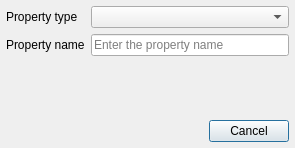
<?xml version="1.0" encoding="UTF-8"?>
<ui version="4.0">
 <class>PropertyCreationDialog</class>
 <widget class="QDialog" name="PropertyCreationDialog">
  <property name="geometry">
   <rect>
    <x>0</x>
    <y>0</y>
    <width>295</width>
    <height>148</height>
   </rect>
  </property>
  <property name="windowTitle">
   <string>Create new property</string>
  </property>
  <layout class="QVBoxLayout" name="verticalLayout">
   <property name="spacing">
    <number>6</number>
   </property>
   <property name="leftMargin">
    <number>6</number>
   </property>
   <property name="topMargin">
    <number>6</number>
   </property>
   <property name="rightMargin">
    <number>6</number>
   </property>
   <property name="bottomMargin">
    <number>6</number>
   </property>
   <item>
    <layout class="QFormLayout" name="formLayout">
     <property name="fieldGrowthPolicy">
      <enum>QFormLayout::AllNonFixedFieldsGrow</enum>
     </property>
     <property name="verticalSpacing">
      <number>6</number>
     </property>
     <item row="0" column="0">
      <widget class="QLabel" name="propertyTypeLabel">
       <property name="text">
        <string>Property type</string>
       </property>
      </widget>
     </item>
     <item row="0" column="1">
      <widget class="QComboBox" name="propertyTypeComboBox">
       <property name="toolTip">
        <string>Select the property type</string>
       </property>
      </widget>
     </item>
     <item row="1" column="0">
      <widget class="QLabel" name="propertyNameLabel">
       <property name="text">
        <string>Property name</string>
       </property>
      </widget>
     </item>
     <item row="1" column="1">
      <widget class="QLineEdit" name="propertyNameLineEdit">
       <property name="minimumSize">
        <size>
         <width>183</width>
         <height>0</height>
        </size>
       </property>
       <property name="placeholderText">
        <string>Enter the property name</string>
       </property>
      </widget>
     </item>
    </layout>
   </item>
   <item>
    <widget class="QWidget" name="errorNotificationWidget" native="true">
     <property name="sizePolicy">
      <sizepolicy hsizetype="Preferred" vsizetype="Fixed">
       <horstretch>0</horstretch>
       <verstretch>0</verstretch>
      </sizepolicy>
     </property>
     <layout class="QHBoxLayout" name="horizontalLayout">
      <property name="spacing">
       <number>3</number>
      </property>
      <property name="leftMargin">
       <number>0</number>
      </property>
      <property name="topMargin">
       <number>0</number>
      </property>
      <property name="rightMargin">
       <number>0</number>
      </property>
      <property name="bottomMargin">
       <number>0</number>
      </property>
      <item>
       <widget class="QLabel" name="errorIconLabel">
        <property name="sizePolicy">
         <sizepolicy hsizetype="Fixed" vsizetype="Fixed">
          <horstretch>0</horstretch>
          <verstretch>0</verstretch>
         </sizepolicy>
        </property>
        <property name="text">
         <string/>
        </property>
       </widget>
      </item>
      <item>
       <widget class="QLabel" name="errorLabel">
        <property name="sizePolicy">
         <sizepolicy hsizetype="Preferred" vsizetype="Fixed">
          <horstretch>0</horstretch>
          <verstretch>0</verstretch>
         </sizepolicy>
        </property>
        <property name="text">
         <string/>
        </property>
       </widget>
      </item>
     </layout>
    </widget>
   </item>
   <item>
    <widget class="QDialogButtonBox" name="buttonBox">
     <property name="orientation">
      <enum>Qt::Horizontal</enum>
     </property>
     <property name="standardButtons">
      <set>QDialogButtonBox::Cancel</set>
     </property>
    </widget>
   </item>
  </layout>
 </widget>
 <resources/>
 <connections>
  <connection>
   <sender>buttonBox</sender>
   <signal>accepted()</signal>
   <receiver>PropertyCreationDialog</receiver>
   <slot>accept()</slot>
   <hints>
    <hint type="sourcelabel">
     <x>248</x>
     <y>254</y>
    </hint>
    <hint type="destinationlabel">
     <x>157</x>
     <y>274</y>
    </hint>
   </hints>
  </connection>
  <connection>
   <sender>buttonBox</sender>
   <signal>rejected()</signal>
   <receiver>PropertyCreationDialog</receiver>
   <slot>reject()</slot>
   <hints>
    <hint type="sourcelabel">
     <x>316</x>
     <y>260</y>
    </hint>
    <hint type="destinationlabel">
     <x>286</x>
     <y>274</y>
    </hint>
   </hints>
  </connection>
 </connections>
</ui>
